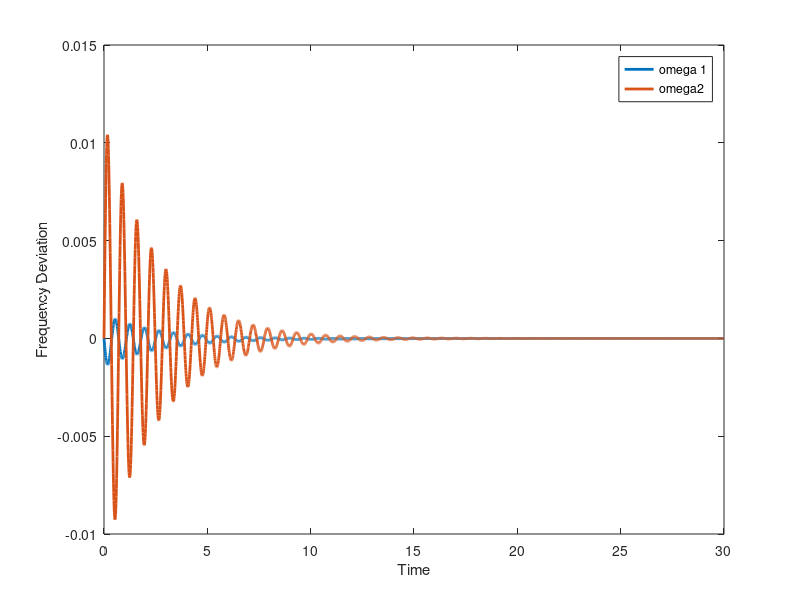

This figure's MATLAB source:
function solveDifferentialEquations()
    D1 = 10;
    D2 = 10;
    M1 = 100;
    M2 = 12;
    V1 = 2;
    V2 = 1.999884106216756;
    G = -0.003399828308670; %Im(gammainv_ij)
    B = -0.583070554936976; %-Re(gammainv_ij)
    w0 = 2*pi*60;
    %Pmech1 = -0.505492867074437;
    %Pmech2 = 0.478908425516122;
    Pmech1 = -0.505492867074437;
    Pmech2 = 0.478908425516122;

    d1 = 0.405679140272358;
    w1 = 0;
    d2 = 0.094729837775605;
    w2 = 0;

    x0 = [d1; w1; d2; w2];
    tspan = 0:0.01:30;

    [t, x] = ode45(@odeModel, tspan, x0);

    figure;
    plot(t, x(:,2)/w0, 'LineWidth',2);
    hold on
    plot(t, x(:,4)/w0, 'LineWidth',2);
    xlabel('Time');
    ylabel('Frequency Deviation');
    legend('omega 1', 'omega2');

    
    function dxdt = odeModel(~, x)
        dxdt = zeros(4, 1);
        dxdt(1) = x(2);
        dxdt(2) = (-D1*x(2)/w0 + V1*V2*B*sin(x(1)-x(3)) - V1*V2*G*cos(x(1)-x(3)) + Pmech1)*w0/M1;
        dxdt(3) = x(4);
        dxdt(4) = (-D2*x(4)/w0 + V1*V2*B*sin(x(3)-x(1)) - V1*V2*G*cos(x(3)-x(1)) + Pmech2)*w0/M2;
    end
end
